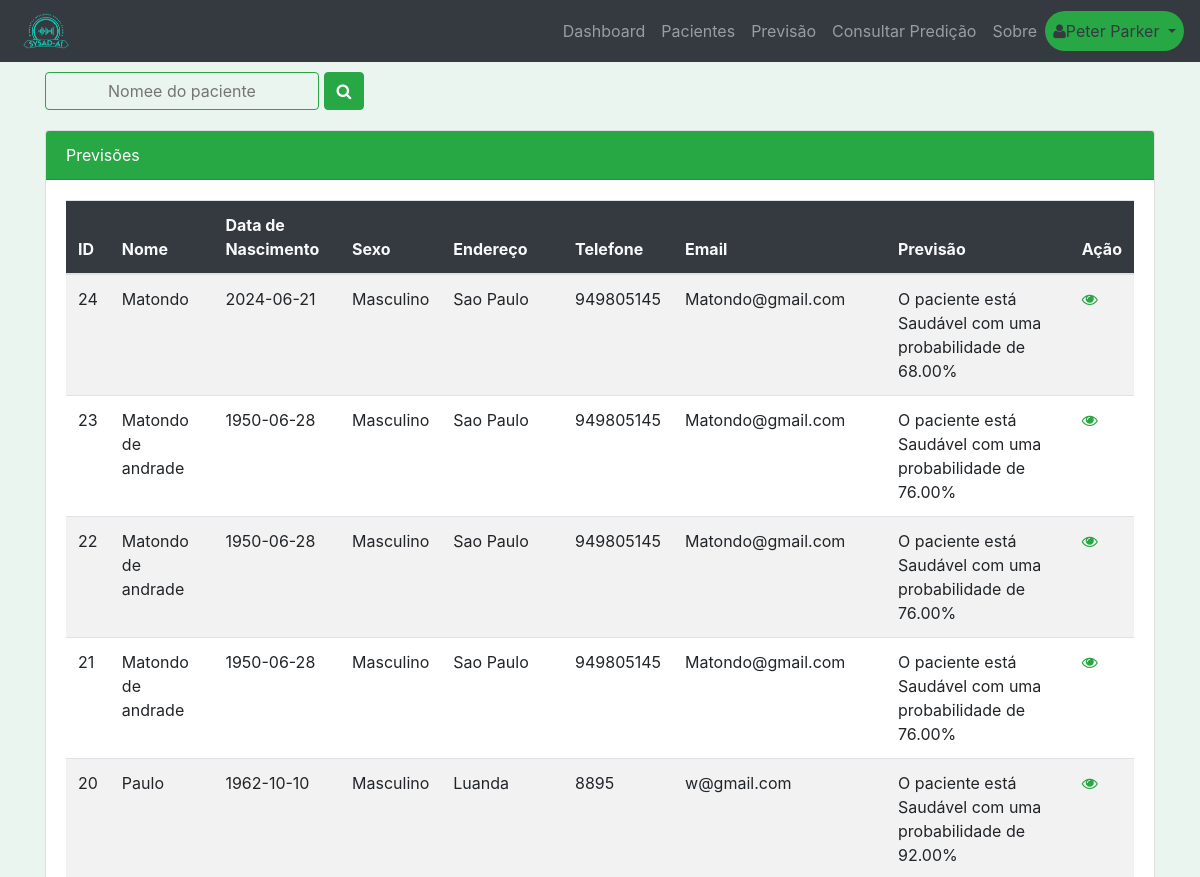
The page /consultaPaciente (signed in, upper part) on the database as committed earlier.
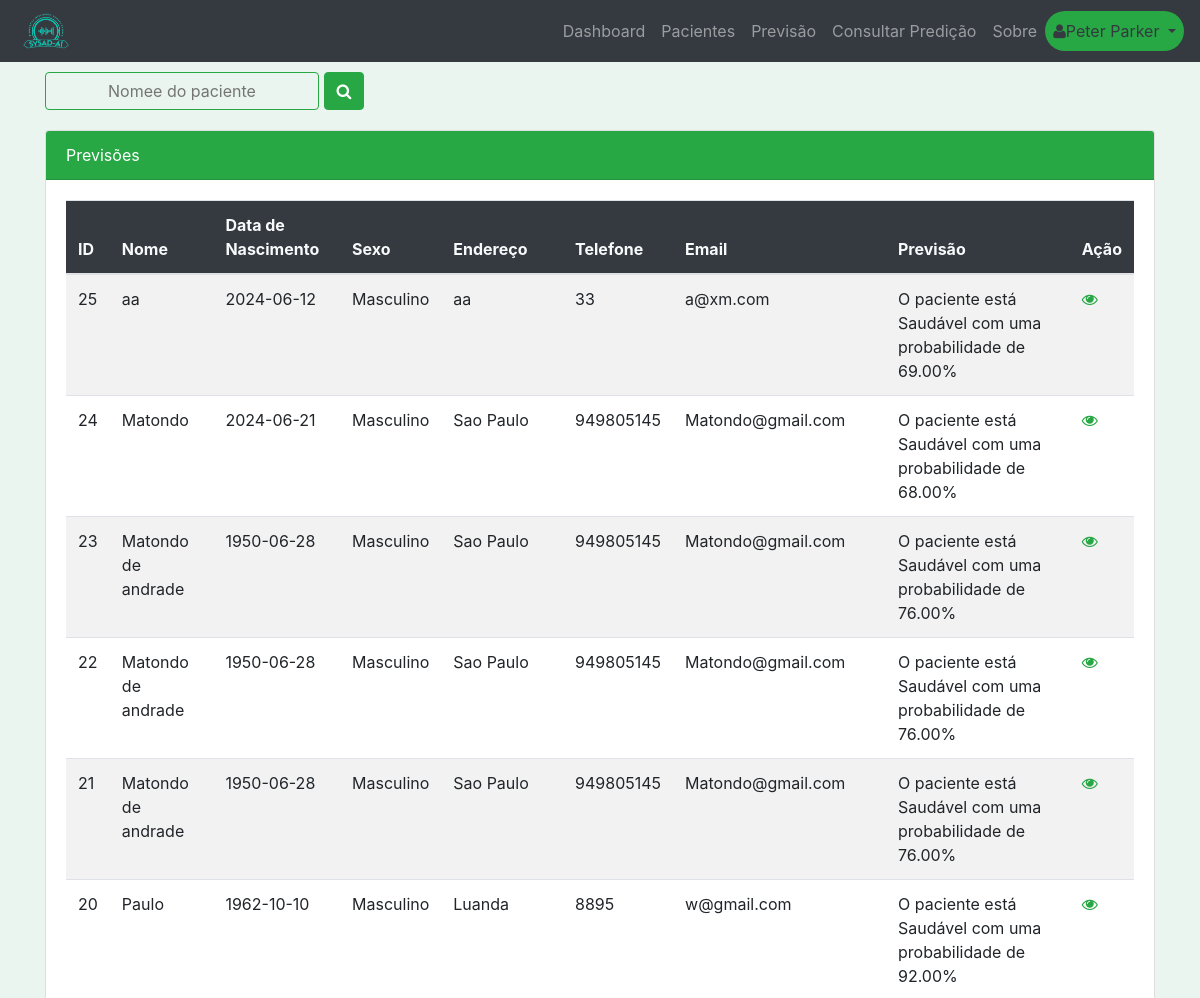
The same page on the database as committed later.
### tables this page shows
CREATE TABLE "previsao" (
	"id"	INTEGER,
	"id_paciente"	INTEGER,
	"id_profissional"	INTEGER,
	"data"	DATETIME DEFAULT CURRENT_TIMESTAMP,
	"dor_toracica"	TEXT,
	"ta"	TEXT,
	"colesterol"	INTEGER,
	"glicemia"	TEXT,
	"resultados_eletrocardiograficos"	TEXT,
	"frequencia_cardiaca"	INTEGER,
	"angina"	TEXT,
	"oldpeak"	TEXT,
	"inclinacao_st"	TEXT,
	"num_vasos_principais"	INTEGER,
	"talassemia"	TEXT,
	"previsao"	TEXT,
	FOREIGN KEY("id_profissional") REFERENCES "profissional"("id"),
	PRIMARY KEY("id" AUTOINCREMENT),
	FOREIGN KEY("id_paciente") REFERENCES "paciente"("id")
);

CREATE TABLE "paciente" (
	"id"	INTEGER,
	"nome"	TEXT NOT NULL,
	"data_nascimento"	TEXT NOT NULL,
	"sexo"	TEXT NOT NULL,
	"endereco"	TEXT,
	"telefone"	TEXT,
	"email"	TEXT NOT NULL,
	"data_cadastro"	DATETIME DEFAULT CURRENT_TIMESTAMP,
	PRIMARY KEY("id" AUTOINCREMENT)
);

### app.py (the view)
@app.route('/consultaPaciente')
def consultaPaciente():
    if 'user_id' in session:
        user_id = session['user_id']
        db = get_db()
        cursor = db.cursor()
        cursor.execute('''
            SELECT paciente.*, previsao.previsao, previsao.id_profissional
            FROM paciente
            JOIN previsao ON previsao.id_paciente = paciente.id
            WHERE previsao.id_profissional = ?
            ORDER BY paciente.id
            DESC
        ''', (user_id,))
        pacientes = cursor.fetchall()
        return render_template('consultaPaciente.html', pacientes=pacientes)
    return redirect(url_for('login'))

### app.py (called while the page is built)
def get_db():
    conn = sqlite3.connect(DATABASE)
    conn.row_factory = sqlite3.Row
    return conn

### templates/consultaPaciente.html
{% extends "base.html" %}
{% block content %}
<form class="form" action="/pesquisar" method="post">
  <input class="btn border border-success" type="text" name="pesquisa" placeholder="Nomee do paciente">
  <button class="btn btn-success" type="submit">
    <i class="fa fa-search" aria-hidden="true"></i>
  </button>
</form>
<div class="card">
  <div class="card-header bg-success text-white">
    Previsões
  </div>
  <div class="card-body">
    {% if pacientes %}
    <div class="table-responsive">
      <table class="table table-striped table-hover">
        <thead class="bg-dark text-light">
          <tr>
            <th>ID</th>
            <th>Nome</th>
            <th>Data de Nascimento</th>
            <th>Sexo</th>
            <th>Endereço</th>
            <th>Telefone</th>
            <th>Email</th>
            <th>Previsão</th>
            <th>Ação</th>
          </tr>
        </thead>
        <tbody>
          {% for paciente in pacientes %}
          <tr>
            <td>{{ paciente.id }}</td>
            <td>{{ paciente.nome }}</td>
            <td>{{ paciente.data_nascimento }}</td>
            <td>{{ paciente.sexo }}</td>
            <td>{{ paciente.endereco }}</td>
            <td>{{ paciente.telefone }}</td>
            <td>{{ paciente.email }}</td>
            <td>{{ paciente.previsao }}</td>
            <td><a class="text-success" href="{{ url_for('detalhePaciente', id_paciente = paciente.id) }}">
              <i class="fa fa-eye" aria-hidden="true"></i>
              </a></td>
          </tr>
          {% endfor %}
        </tbody>
      </table>
    </div>
    {% else %}
    <p>Sem pacientes para o seu usuário.</p>
    {% endif %}
  </div>
</div>
{% endblock %}

### templates/base.html (shortened to what this page needs)
<!DOCTYPE html>
<html lang="pt">
<head>
    <link rel="stylesheet" href="{{ url_for('static', filename='css/bootstrap.min.css') }}" >
    <link rel="stylesheet" href="{{ url_for('static', filename='css/font-awesome.min.css') }}" />
    <link rel="stylesheet" href="{{ url_for('static', filename='css/estilo.css') }}" media="all">
</head>
<body lass="bg-light">
  <nav class="navbar navbar-expand-lg navbar-dark bg-dark fixed-top">
    <a class="navbar-brand" href="{{ url_for('dashboard') }}">
      <img src="{{ url_for('static', filename='img/logo.png') }}" alt="Erro" style="width: 60px;">
    </a>
    <div class="collapse navbar-collapse" id="navbarNav">
      <ul class="navbar-nav ml-auto">
        {% if 'user_id' in session %}
                <li class="nav-item">
                  <a class="nav-link" href="{{ url_for('dashboard') }}">Dashboard</a>
                </li>
                <li class="nav-item">
                  <a class="nav-link" href="{{ url_for('consultaPaciente') }}">Pacientes</a>
                </li>
                <li class="nav-item">
                  <a class="nav-link" href="{{ url_for('previsao') }}">Previsão</a>
                </li>
                <li class="nav-item">
                  <a class="nav-link" href=" {{ url_for('consultaPrevisao') }}"">Consultar Predição</a>
                </li>
                <li class="nav-item">
                  <a class="nav-link" href="{{ url_for('sobre') }}">Sobre</a>
                </li>
                <li class="nav-item dropdown">
                  <a class="nav-link dropdown-toggle badge-success rounded-pill text-dark" href="#" id="navbarDropdown" role="button" data-toggle="dropdown" aria-haspopup="true" aria-expanded="false">
                    <i class="fa fa-user" aria-hidden="true"></i>{{ session['nome'] }}
                  </a>
                </li>
                {% endif %}
      </ul>
    </div>
  </nav>
          <div class="container mt-3">
            {% block content %}{% endblock %}
          </div>
</body>
</html>

### static/css/estilo.css (style rules this page uses)
body { background-color: #e9f5ee; padding-top: 56px; }
.card { margin-top: 20px; }
.btn-success { background-color: #28a745; border-color: #28a745; }
.navbar-dark .navbar-nav .nav-link { color: rgba(255, 255, 255, .5); }

Rows that differ between the two databases and show on the page:
added previsao: id "25", nome "aa", data_nascimento "2024-06-12", sexo "Masculino", endereco "aa", telefone "33", email "a@xm.com", previsao "O paciente está Saudável com uma probabilidade de 69.00%"
